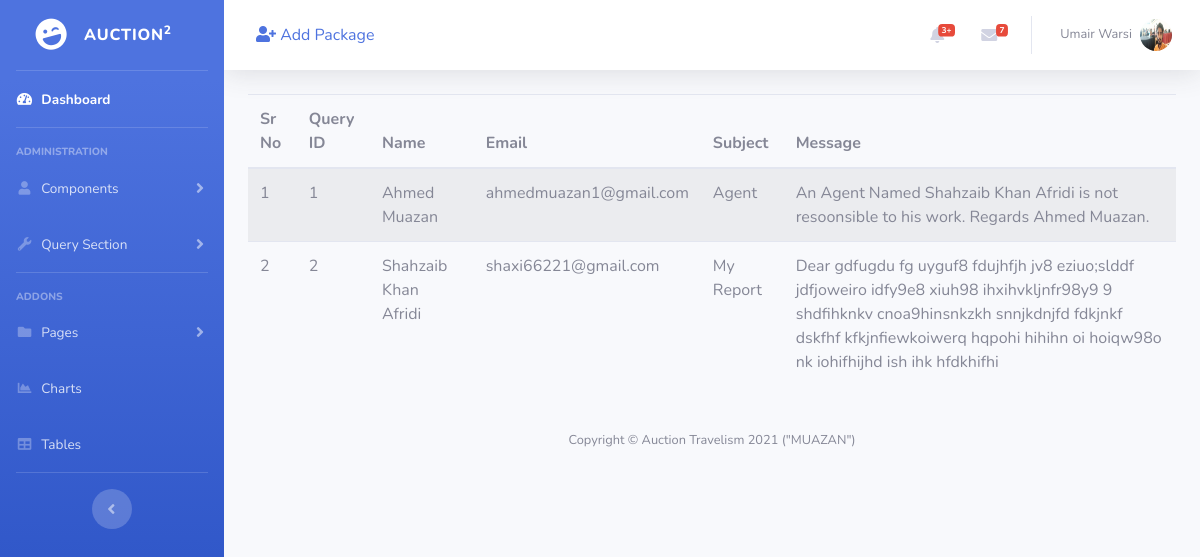
Page /agent/visitorquery.php (signed in) on the earlier database version.
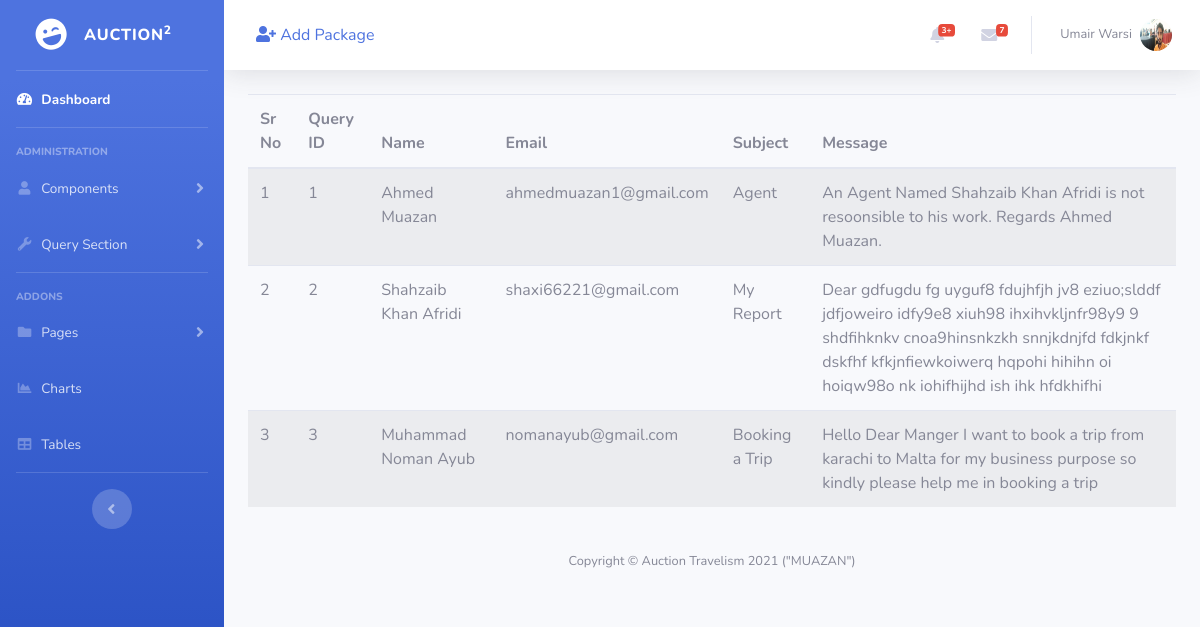
Same page on the later database version.
### tables this page shows
CREATE TABLE `visitorquery` (
  `id` int(11) NOT NULL,
  `name` varchar(200) DEFAULT NULL,
  `email` varchar(50) DEFAULT NULL,
  `subject` varchar(100) DEFAULT NULL,
  `message` varchar(1000) DEFAULT NULL,
  `createDT` timestamp NOT NULL DEFAULT current_timestamp() ON UPDATE current_timestamp()
);

### agent/main.php (called while the page is built, shortened)
<?php session_start();
class ta_au_fy
{
  function connection()
  {
    $connect = mysqli_connect('localhost', 'root', '', 'ta_au_fm');
    return $connect;
  }
  function visitor_query()
  {
    $sql = "SELECT * from visitorquery";
    $query = mysqli_query($this->connection(), $sql);
    return $query;
  }
}
$object = new ta_au_fy;

### agent/visitorquery.php (the view)
<?php include('header.php');
?>
<section class="container">
	<div>
		<table class="table table-striped table-hover">
			<thead>
				<tr>
				<th>Sr No</th>
				<th>Query ID</th>
				<th>Name</th>
				<th>Email</th>
				<th>Subject</th>
				<th>Message</th>
			</tr>
			</thead>
			<tbody>
				<?php
				$srno = 1;
				foreach ($object->visitor_query() as $vquery) {
				?>
				<tr>
					<td><?php echo $srno ?></td>
					<td><?php echo $vquery['id'] ?></td>
					<td><?php echo $vquery['name'] ?></td>
					<td><?php echo $vquery['email'] ?></td>
					<td><?php echo $vquery['subject'] ?></td>
					<td><?php echo $vquery['message'] ?></td>
				</tr>
				<?php
				$srno++;
					}
				?>
			</tbody>
		</table>
	</div>
</section>
<?php
	include('footer.php');
?>

Differences in the rows shown:
added visitorquery: id "3", name "Muhammad Noman Ayub", email "nomanayub@gmail.com", subject "Booking a Trip", message "Hello Dear Manger I want to book a trip from karachi to Malta for my business purpose so kindly please help me in booking a trip"
